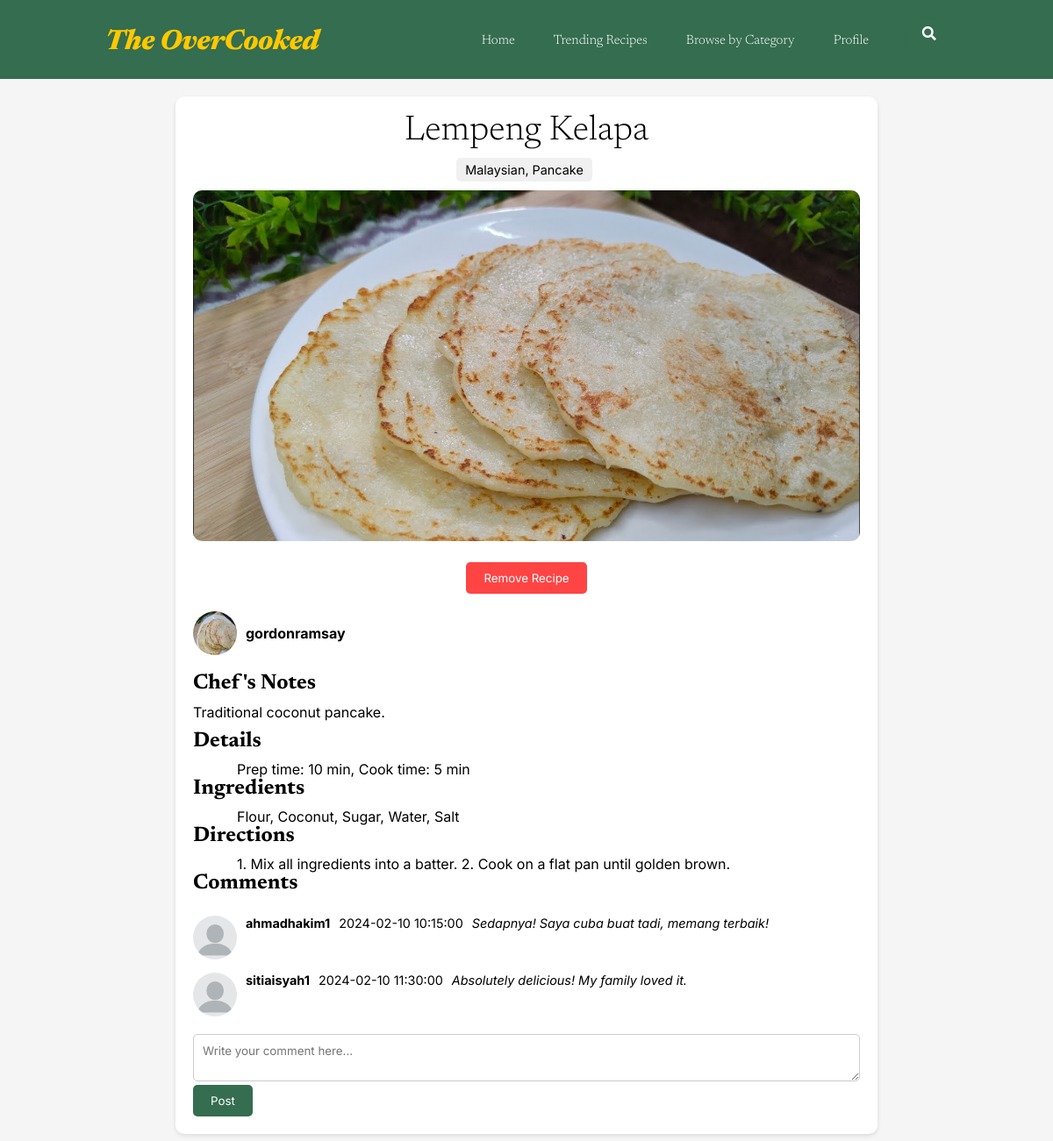
Screenshot of /GRUC.recipedetails.php?recipeId=21 (signed in) with the database file from the repository.
### tables this page shows
CREATE TABLE `posted_recipe` (
  `recipeId` int(11) NOT NULL,
  `recipeName` varchar(255) NOT NULL,
  `chefId` int(11) NOT NULL,
  `category` enum('Breakfast','Lunch','Dinner','Dessert','Beverages') NOT NULL,
  `tag` text NOT NULL,
  `picture` varchar(255) NOT NULL,
  `note` varchar(255) NOT NULL,
  `details` varchar(255) NOT NULL,
  `ingredients` text NOT NULL,
  `instruction` text NOT NULL,
  `approved` tinyint(1) DEFAULT 0,
  `datetime_posted` datetime NOT NULL DEFAULT current_timestamp()
);

CREATE TABLE `users` (
  `userId` int(11) NOT NULL,
  `name` varchar(50) NOT NULL,
  `username` varchar(20) NOT NULL,
  `password` varchar(255) NOT NULL,
  `email` varchar(50) NOT NULL,
  `roleId` int(11) NOT NULL,
  `gender` varchar(10) NOT NULL,
  `language` varchar(20) NOT NULL,
  `country` varchar(20) NOT NULL,
  `profile_pic` varchar(255) NOT NULL DEFAULT 'assets/defaulticon.jpg'
);

CREATE TABLE `comment` (
  `commentId` int(11) NOT NULL,
  `commentContent` varchar(100) NOT NULL,
  `commentDatetime` datetime NOT NULL DEFAULT current_timestamp(),
  `userId` int(11) NOT NULL,
  `recipeId` int(11) NOT NULL
);

### GRUC.recipedetails.php (the view, shortened to what this page needs)
<?php
$profileLink = ($_SESSION["roleId"] == 1)
    ? "profile.php?userId=" . $_SESSION["userId"]
    : "C.chef_profile.php?userId=" . $_SESSION["userId"];
$conn = new mysqli("localhost", "root", "", "the_overcooked_db");
?>
<!DOCTYPE html>
<html lang="en">
<head>
    <link rel="stylesheet" href="GRUC.recipedetails.css">
    <link rel="stylesheet" href="https://cdnjs.cloudflare.com/ajax/libs/font-awesome/5.15.3/css/all.min.css">
</head>
<body>
    <header>
        <img class="logo" src="assets/brand_logo.svg" alt="logo">
        <nav>
            <ul class="navigation_link">
                <li><a href="GRUC.dashboard.php">Home</a></li>
                <li><a href="GRUC.recipe_list_trending.php">Trending Recipes</a></li>
                <li><a href="GRUC.browse_category.php">Browse by Category</a></li>
                <li><a href="<?php echo $profileLink; ?>">Profile</a></li>
            </ul>
        </nav>
        <form class="search-form" action="RUC.search_results.php" method="GET">
            <input type="search" name="q" placeholder="Search for recipes!">
            <i class="fa fa-search"></i>
        </form>
    </header>
    <main class="recipe-details">
        <?php
            if (isset($_GET['recipeId'])) {
                $recipeId = intval($_GET['recipeId']);
            } else {
                die("Recipe ID is missing!");
            }
            $sql = "SELECT users.username, posted_recipe.recipeName, posted_recipe.picture, posted_recipe.chefId, posted_recipe.tag, posted_recipe.note, posted_recipe.details, posted_recipe.ingredients, posted_recipe.instruction
                    FROM posted_recipe
                    JOIN users ON posted_recipe.chefId = users.userId
                    WHERE posted_recipe.recipeId = ?";
            $stmt = $conn->prepare($sql);
            $stmt->bind_param("i", $recipeId);
            $stmt->execute();
            $result = $stmt->get_result();
            if ($row = $result-> fetch_assoc()) {
                echo "<section class='recipe-header'>";
                echo "<h1>{$row['recipeName']}</h1>";
                echo "<div class='recipe-tags'>";
                echo "<span>{$row['tag']}</span>";
                echo "</div>";
                echo "<img src='{$row['picture']}' alt='{$row['recipeName']}'>";
                echo "</section>";
                $checkSavedStmt = $conn->prepare("SELECT savedRecipeId FROM saved_recipe WHERE userId = ? AND recipeId = ?");
                $checkSavedStmt->bind_param("ii", $_SESSION['userId'], $recipeId);
                $checkSavedStmt->execute();
                $savedResult = $checkSavedStmt->get_result();
                $isRecipeSaved = $savedResult->num_rows > 0;
                echo "<section class='save-recipe'>";
                if ($isRecipeSaved) {
                    echo "<button class='saved' onclick='removeRecipe(" . $recipeId . ", " . $_SESSION['userId'] . ")'>Remove Recipe</button>";
                } else {
                    echo "<button onclick='saveRecipe(" . $recipeId . ", " . $_SESSION['userId'] . ")'>Save Recipe</button>";
                }
                echo "</section>";
                echo "<section class='recipe-chef'>";
                echo "<img src='{$row['picture']}' alt='{$row['chefId']}'>";
                echo "<p>{$row['username']}</p>";
                echo "</section>";
                echo "<section class='recipe-notes'>";
                echo "<h2>Chef's Notes</h2>";
                echo "<p>{$row['note']}</p>";
                echo "</section>";
                echo "<section class='recipe-details-section'>";
                echo "<h2>Details</h2>";
                echo "<ul>";
                echo "<p>{$row['details']}</p>";
                echo "</ul>";
                echo "</section>";
                echo "<section class='recipe-ingredients'>";
                echo "<h2>Ingredients</h2>";
                echo "<p>{$row['ingredients']}</p>";
                echo "</section>";
                echo "<section class='recipe-directions'>";
                echo "<h2><b>Directions</b></h2>";
                echo "<p>{$row['instruction']}</p>";
                echo "</section>";
            }
        ?>
        <section class="recipe-comments">
            <h2>Comments</h2>
                <?php
                    if (isset($_GET['recipeId'])) {
                    $recipeId = intval($_GET['recipeId']);
                } else {
                    die("Recipe ID is missing!");
                }
                $sql = "SELECT users.profile_pic, users.username, comment.commentContent, comment.commentDatetime
                        FROM comment
                        JOIN users ON comment.userId = users.userId
                        WHERE comment.recipeId = ?";
                $stmt = $conn->prepare($sql);
                $stmt->bind_param("i", $recipeId);
                $stmt->execute();
                $result = $stmt->get_result();
                while ($row = $result->fetch_assoc()) {
                    echo "<div>";
                    echo "<img src={$row['profile_pic']} alt='User'>";
                    echo "<p class='user-name'>{$row['username']}</p>";
                    echo "<p>{$row['commentDatetime']}</p>";
                    echo "<p class='user-comment'>{$row['commentContent']}</p>";
                    echo "</div>";
                }
            ?>
        </section>
        <section class="comment-form">
            <form action="submit_comment.php" method="POST">
                <textarea name="commentContent" placeholder="Write your comment here..." required></textarea>
                <button type="submit">Post</button>
            </form>
        </section>
    </main>
</body>
</html>

### GRUC.recipedetails.css (style rules this page uses)
* { box-sizing: border-box; margin: 0; padding: 0; }
body { background-color: #f5f5f5; }
header { display: flex; justify-content: flex-end; align-items: center; padding: 20px 10%; background-color: #346D4F; height: auto; }
header li, header a { font-family: "Newsreader", sans-serif; font-weight: 300; font-size: 15px; color: #ffff; text-decoration: none; }
header .logo { cursor: pointer; margin-right: auto; }
header .navigation_link { list-style: none; }
header .navigation_link, header li { display: inline-block; padding: 0px 20px; }
header .navigation_link, header li, header a { transition: all 0.3s ease 0s; }
header .navigation_link, header li, header a:hover { color: #FFC800; }
header form { position: relative; width: 50px; height: 50px; background: #346D4F; box-sizing: border-box; border-radius: 25px; border: none; padding: none; transition: all 1s; cursor: pointer; }
header form input { position: absolute; width: 100%; height: 100%; background: #346D4F; color: #ffff; border: none; border-radius: 25px; font-family: "Inter", sans-serif; font-size: 14px; padding: 0 20px; box-sizing: border-box; transition: all 0.5s; }
header form .fa { box-sizing: border-box; padding: 10px; width: 42.5px; height: 42.5px; position: absolute; top: 0; right: 0; border-radius: 50%; color: #ffffff; text-align: center; font-size: 1em; transition: all 1s; }
.recipe-details { max-width: 800px; margin: 20px auto; padding: 20px; background-color: #fff; border-radius: 10px; box-shadow: 0 2px 5px rgba(0, 0, 0, 0.1); }
.recipe-header { text-align: center; margin-bottom: 20px; }
.recipe-header h1 { font-size: 2.5em; margin-bottom: 10px; font-family: "Newsreader", sans-serif; font-weight: 300; }
.recipe-header img { width: 100%; max-height: 400px; object-fit: cover; border-radius: 10px; }
.recipe-tags { margin-bottom: 10px; }
.recipe-tags span { display: inline-block; margin-right: 5px; padding: 5px 10px; background-color: #f0f0f0; border-radius: 5px; font-size: 0.9em; font-family: "Inter", sans-serif; }
.save-recipe { display: flex; justify-content: center; gap: 10px; margin-bottom: 20px; }
.save-recipe button { padding: 10px 20px; background-color: #346D4F; color: #fff; border: none; border-radius: 5px; font-family: "Inter", sans-serif; cursor: pointer; }
.save-recipe button.saved { background-color: #ff4444; }
.recipe-chef { display: flex; align-items: center; margin-bottom: 20px; }
.recipe-chef img { width: 50px; height: 50px; border-radius: 50%; margin-right: 10px; }
.recipe-chef p { font-weight: bold; font-family: "Inter", sans-serif; }
.recipe-notes h2, .recipe-details-section h2, .recipe-ingredients h2, .recipe-directions h2, .recipe-comments h2 { font-size: 1.5em; margin-bottom: 10px; font-family: "Newsreader", sans-serif; font-weight: 300, bold; }
.recipe-notes p { font-family: "Inter", sans-serif; line-height: 1.4; margin-bottom: 10px; }
.recipe-details-section p, .recipe-ingredients p, .recipe-directions p { font-family: "Inter", sans-serif; padding-left: 50px; }
.recipe-comments { display: flex; flex-direction: column; gap: 15px; }
.recipe-comments div { display: flex; align-items: flex-start; gap: 10px; }
.recipe-comments img { width: 50px; height: 50px; border-radius: 50%; }
.recipe-comments p { margin: 0; font-family: "Inter", sans-serif; font-size: 0.9em; }
.recipe-comments .user-name { font-weight: bold; }
.recipe-comments .user-comment { font-style: italic; }
.comment-form { margin-top: 20px; }
.comment-form textarea { width: 100%; padding: 10px; border: 1px solid #ccc; border-radius: 5px; font-family: "Inter", sans-serif; resize: vertical; }
.comment-form button { padding: 10px 20px; background-color: #346D4F; color: #fff; border: none; border-radius: 5px; font-family: "Inter", sans-serif; cursor: pointer; }

### rows the page displays
posted_recipe: recipeName "Lempeng Kelapa", tag "Malaysian, Pancake", picture (picture), users.username "gordonramsay", note "Traditional coconut pancake.", details "Prep time: 10 min, Cook time: 5 min", ingredients "Flour, Coconut, Sugar, Water, Salt", instruction "1. Mix all ingredients into a batter. 2. Cook on a flat pan until golden brown."
comment: userId.profile_pic (placeholder picture), userId.username "ahmadhakim1", commentDatetime "2024-02-10 10:15:00", commentContent "Sedapnya! Saya cuba buat tadi, memang terbaik!"
comment: userId.profile_pic (placeholder picture), userId.username "sitiaisyah1", commentDatetime "2024-02-10 11:30:00", commentContent "Absolutely delicious! My family loved it."
